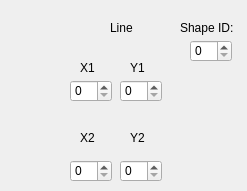
   <widget class="QWidget" name="stackedWidgetPage2">
    <widget class="QLabel" name="label_3">
     <property name="geometry">
      <rect>
       <x>110</x>
       <y>20</y>
       <width>58</width>
       <height>16</height>
      </rect>
     </property>
     <property name="text">
      <string>Line</string>
     </property>
    </widget>
    <widget class="QLabel" name="label_4">
     <property name="geometry">
      <rect>
       <x>80</x>
       <y>60</y>
       <width>58</width>
       <height>16</height>
      </rect>
     </property>
     <property name="text">
      <string>X1</string>
     </property>
    </widget>
    <widget class="QLabel" name="label_5">
     <property name="geometry">
      <rect>
       <x>130</x>
       <y>60</y>
       <width>58</width>
       <height>16</height>
      </rect>
     </property>
     <property name="text">
      <string>Y1</string>
     </property>
    </widget>
    <widget class="QLabel" name="label_6">
     <property name="geometry">
      <rect>
       <x>80</x>
       <y>130</y>
       <width>58</width>
       <height>16</height>
      </rect>
     </property>
     <property name="text">
      <string>X2</string>
     </property>
    </widget>
    <widget class="QLabel" name="label_7">
     <property name="geometry">
      <rect>
       <x>130</x>
       <y>130</y>
       <width>58</width>
       <height>16</height>
      </rect>
     </property>
     <property name="text">
      <string>Y2</string>
     </property>
    </widget>
    <widget class="QSpinBox" name="line_x1">
     <property name="geometry">
      <rect>
       <x>70</x>
       <y>80</y>
       <width>42</width>
       <height>22</height>
      </rect>
     </property>
    </widget>
    <widget class="QSpinBox" name="line_y1">
     <property name="geometry">
      <rect>
       <x>120</x>
       <y>80</y>
       <width>42</width>
       <height>22</height>
      </rect>
     </property>
    </widget>
    <widget class="QSpinBox" name="line_x2">
     <property name="geometry">
      <rect>
       <x>70</x>
       <y>160</y>
       <width>42</width>
       <height>22</height>
      </rect>
     </property>
    </widget>
    <widget class="QSpinBox" name="line_y2">
     <property name="geometry">
      <rect>
       <x>120</x>
       <y>160</y>
       <width>42</width>
       <height>22</height>
      </rect>
     </property>
    </widget>
    <widget class="QLabel" name="label_54">
     <property name="geometry">
      <rect>
       <x>180</x>
       <y>20</y>
       <width>58</width>
       <height>16</height>
      </rect>
     </property>
     <property name="text">
      <string>Shape ID:</string>
     </property>
    </widget>
    <widget class="QSpinBox" name="line_id">
     <property name="geometry">
      <rect>
       <x>190</x>
       <y>40</y>
       <width>42</width>
       <height>22</height>
      </rect>
     </property>
    </widget>
   </widget>
